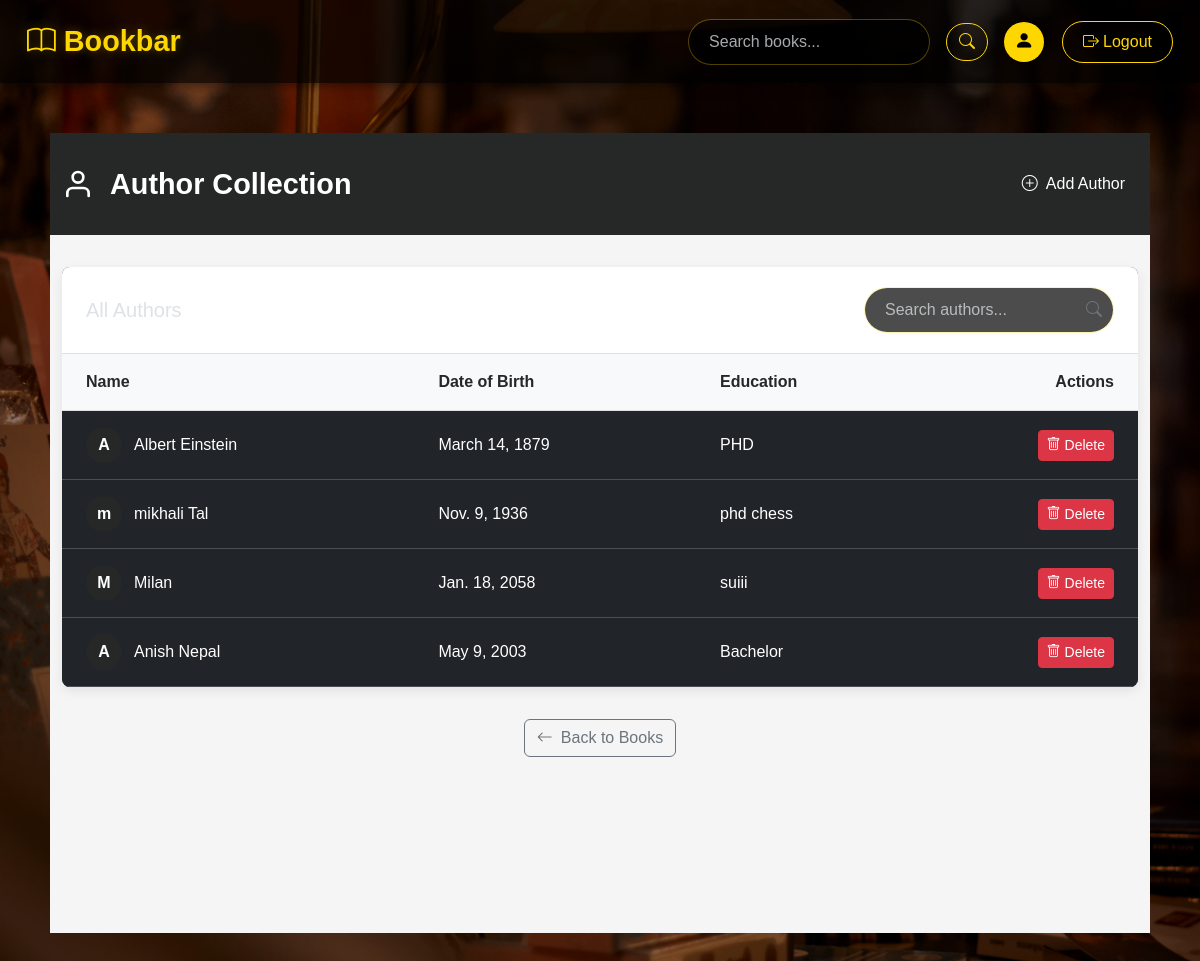
The page /product/author_list/ (signed in) on the database as committed earlier.
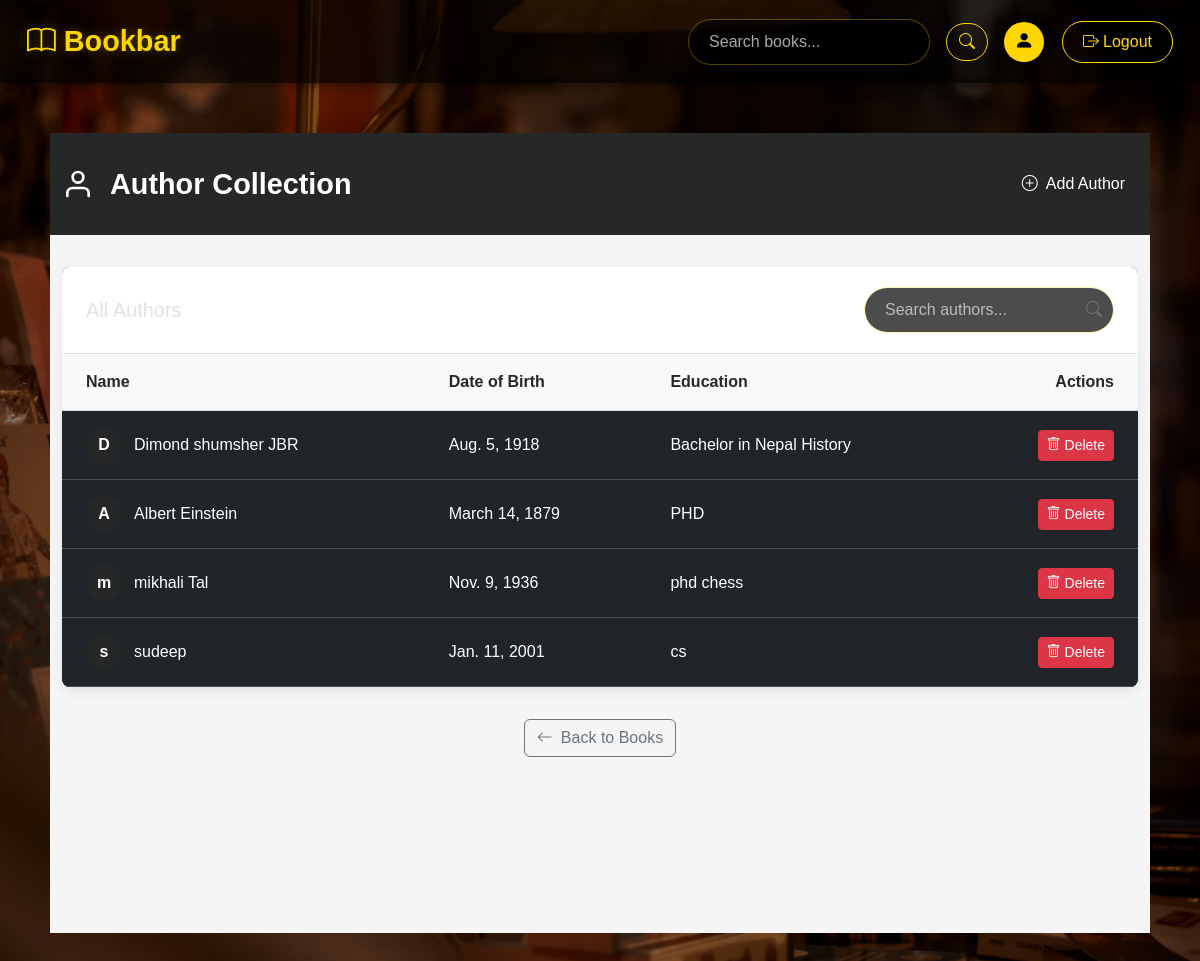
The same page on the database as committed later.
### product/models.py (models this page shows, shortened)
class Author(models.Model):
    Name= models.CharField(max_length=100)
    DOB= models.DateField(blank=True, null=True)
    Education= models.CharField(max_length=250)

### product/views.py (the view)
# urls.py: path('author_list/', views.author_list, name='author_list'),
@login_required
def author_list(request):
    authors= Author.objects.all()
    return render(request, 'author_list.html', {'authors':authors} )

### product/templates/author_list.html (shortened to what this page needs)
{% extends 'base.html' %}
{% block content %}
<div class="author-list-container">
    <div class="header-section">
        <div class="container">
            <div class="d-flex justify-content-between align-items-center flex-wrap">
                <div class="header-title">
                    <div class="brand-logo">
                    </div>
                    <h1>Author Collection</h1>
                </div>
                <div class="action-buttons">
                    <a href="{% url 'create_author' %}" class="btn custom-btn-dark">
                        <i class="bi bi-plus-circle me-2"></i>Add Author
                    </a>
                </div>
            </div>
        </div>
    </div>
    <div class="container main-content">
        <div class="card author-card">
            <div class="card-header d-flex justify-content-between align-items-center">
                <h5 class="mb-0">All Authors</h5>
                <div class="search-box">
                    <input type="text" id="authorSearch" class="form-control" placeholder="Search authors...">
                    <i class="bi bi-search search-icon"></i>
                </div>
            </div>
            <div class="card-body p-0">
                <div class="table-responsive">
                    <table class="table custom-table">
                        <thead>
                            <tr>
                                <th>Name</th>
                                <th>Date of Birth</th>
                                <th>Education</th>
                                <th class="text-end">Actions</th>
                            </tr>
                        </thead>
                        <tbody>
                            {% for author in authors %}
                            <tr class="author-row" data-name="{{ author.Name|lower }}">
                                <td>
                                    <div class="author-name">
                                        <div class="author-avatar">
                                            <span>{{ author.Name|slice:":1" }}</span>
                                        </div>
                                        <span>{{ author.Name }}</span>
                                    </div>
                                </td>
                                <td>{{ author.DOB }}</td>
                                <td>{{ author.Education }}</td>
                                <td class="text-end">
                                    <div class="action-buttons">
                                        <a href="{% url 'delete_author' author.id %}" class="btn btn-danger btn-sm delete-btn" onclick="return confirm('Are you sure you want to delete this author?')">
                                            <i class="bi bi-trash me-1"></i>Delete
                                        </a>
                                    </div>
                                </td>
                            </tr>
                            {% endfor %}
                        </tbody>
                    </table>
                </div>
            </div>
        </div>
        <div class="back-section mt-4">
            <a href="{% url 'book_list' %}" class="btn btn-outline-secondary">
                <i class="bi bi-arrow-left me-2"></i>Back to Books
            </a>
        </div>
    </div>
</div>
{% endblock %}

Rows that differ between the two databases and show on the page:
removed Author: Name "M", Name "Milan", DOB "Jan. 18, 2058", Education "suiii"
removed Author: Name "A", Name "Anish Nepal", DOB "May 9, 2003", Education "Bachelor"
added Author: Name "D", Name "Dimond shumsher JBR", DOB "Aug. 5, 1918", Education "Bachelor in Nepal History"
added Author: Name "s", Name "sudeep", DOB "Jan. 11, 2001", Education "cs"
